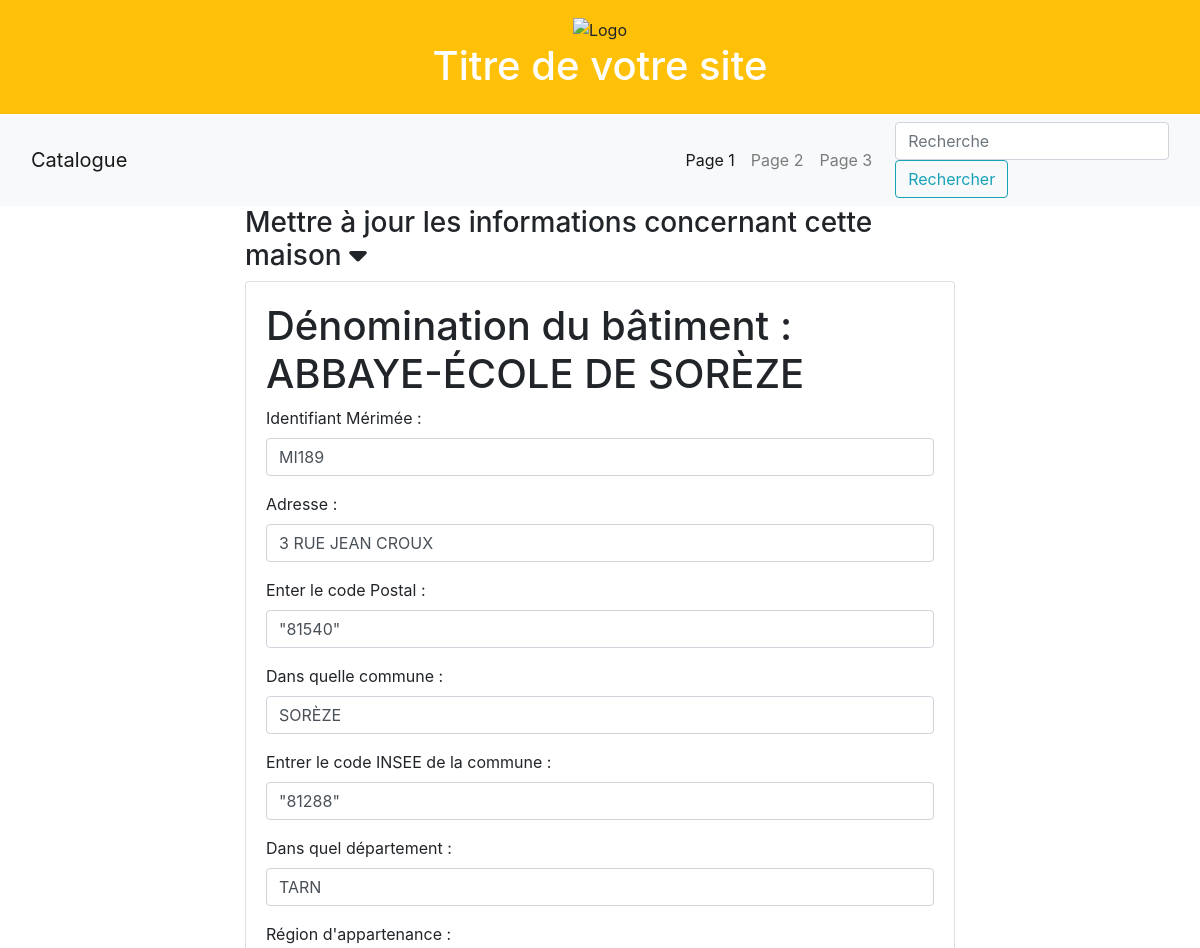
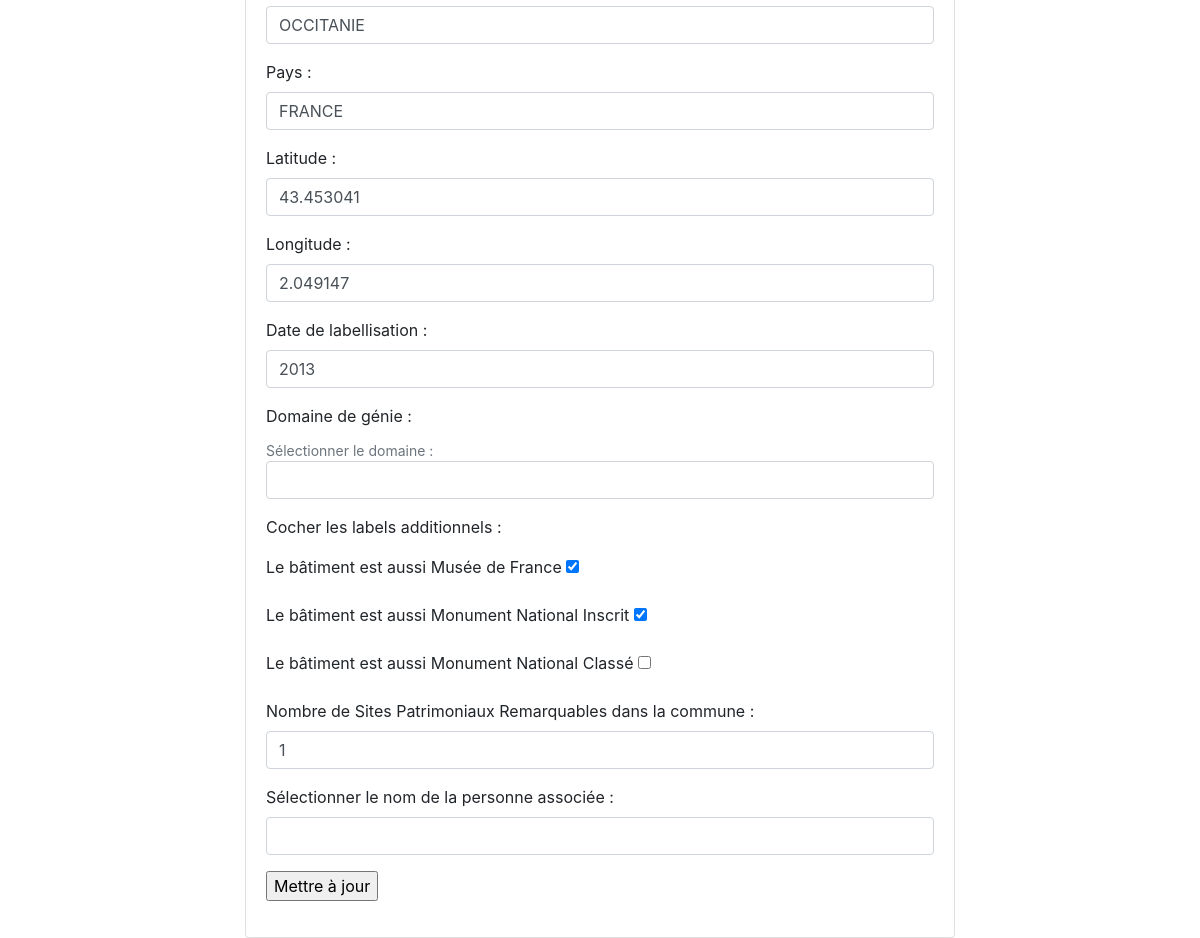
The page /update/maisons/ABBAYE-ÉCOLE DE SORÈZE on the database its author committed (2 pictures, top to bottom).
### appli/app/models/data.py (models this page shows)
class Maisons(db.Model):
    __tablename__ = "maisons"
    id = db.Column(db.String(500), primary_key=True)
    denomination = db.Column(db.String(45))
    code_postal = db.Column(db.String(5))
    dpmt = db.Column(db.String(45))
    region = db.Column(db.String(45))
    adresse = db.Column(db.String(45))
    commune = db.Column(db.String(45))
    code_INSEE = db.Column(db.String(5))
    pays = db.Column(db.String(45))
    date_label = db.Column(db.Integer)
    latitude = db.Column(db.Float)
    longitude = db.Column(db.Float)
    museeFrance = db.Column(db.Boolean)
    monumentsInscrits = db.Column(db.Boolean)
    monumentsClasses = db.Column(db.Boolean)
    nombreSPR = db.Column(db.Integer, nullable=True)
    type = db.Column(db.Enum(Domaine))
    idWikidata = db.Column(
        db.String(20),
        db.ForeignKey('personnes.idWikidata'))
    @staticmethod
    def get_distinct_regions():
        distinct_regions = db.session.query(Maisons.region.distinct()).all()
        return [region[0] for region in distinct_regions]

### appli/app/routes/update.py (the view)
@app.route("/update/maisons/<string:nom_maison>", methods=['GET', 'POST'])
def update_maisons(nom_maison):
    distinct_regions = Maisons.get_distinct_regions()
    donnees= Maisons.query.filter(Maisons.denomination == nom_maison).first()
    form = UpdateMaisons(obj=donnees) #ne prends pas les valeurs pour domaine
    form.nomIllustre.choices = [('','')] + [(personnes.nomIllustre, personnes.nomIllustre) for personnes in Personnes.query.all()]
    form.region.choices = [('','')] + [(region, region) for region in distinct_regions]
    form.type.choices = [('','')] + [(domaine.value, domaine.value) for domaine in Domaine]
    print("Formulaire est-il valide ?", form.validate_on_submit())
    if not form.validate_on_submit():
        app.logger.error("Erreurs de validation du formulaire : %s", form.errors)
    try:
        if form.validate_on_submit():
            id =  clean_arg(request.form.get("id", None))
            adresse =  clean_arg(request.form.get("adresse", None))
            commune =  clean_arg(request.form.get("commune", None))
            code_postal =  clean_arg(request.form.get("code_postal", None))
            code_INSEE =  clean_arg(request.form.get("code_INSEE", None))
            dpmt =  clean_arg(request.form.get("dpmt", None))
            region =  clean_arg(request.form.get("region", None))
            pays =  clean_arg(request.form.get("pays", None))
            latitude =  clean_arg(request.form.get("latitude", None))
            longitude =  clean_arg(request.form.get("longitude", None))
            date_label =  clean_arg(request.form.get("date_label", None))
            type =  clean_arg(request.form.get("type", None))
            museeFrance =  clean_arg(request.form.get("museeFrance", None))
            monumentsInscrits =  clean_arg(request.form.get("monumentsInscrits", None))
            monumentsClasses =  clean_arg(request.form.get("monumentsClasses", None))
            nombreSPR =  clean_arg(request.form.get("nombreSPR", None))
            nomIllustre = clean_arg(request.form.get("nomIllustre", None))
            if nomIllustre:
                id_pers = Personnes.query.filter(Personnes.nomIllustre == nomIllustre).first()
            maison_a_mettre_a_jour = Maisons.query.filter(Maisons.denomination == nom_maison).first()
            if maison_a_mettre_a_jour:
                maison_a_mettre_a_jour.id = id
                maison_a_mettre_a_jour.adresse = adresse
                maison_a_mettre_a_jour.commune = commune
                maison_a_mettre_a_jour.code_postal = code_postal
                maison_a_mettre_a_jour.code_INSEE = code_INSEE
                maison_a_mettre_a_jour.dpmt = dpmt
                maison_a_mettre_a_jour.region = region
                maison_a_mettre_a_jour.pays = pays
                maison_a_mettre_a_jour.latitude = latitude
                maison_a_mettre_a_jour.longitude = longitude
                maison_a_mettre_a_jour.date_label = date_label
                maison_a_mettre_a_jour.type = Domaine.obtenir_clef(type)
                maison_a_mettre_a_jour.museeFrance = True if museeFrance == 'y' else False
                maison_a_mettre_a_jour.monumentsInscrits = True if monumentsInscrits == 'y' else False
                maison_a_mettre_a_jour.monumentsClasses = True if monumentsClasses == 'y' else False
                maison_a_mettre_a_jour.nombreSPR = nombreSPR
                if nomIllustre:
                    pers_a_lier = Personnes.query.filter(Personnes.nomIllustre == nomIllustre).first()
                    maison_a_mettre_a_jour.idWikidata = pers_a_lier.idWikidata
                db.session.commit()
                print("mise à jour effectuée")
                return redirect(url_for('info_maisons', nom_maisons=nom_maison))
            else:
                print("Aucun information sur cette maison.")
    except Exception as e:
        print(f"Une erreur s'est produite : {str(e)}")
        db.session.rollback()
    return render_template("pages/update_maisons.html",
            sous_titre= "Update maisons",
            form=form,
            donnees=donnees)

### appli/app/models/formulaires.py
class UpdateMaisons(FlaskForm):
    id =  StringField("id", validators=[DataRequired()])
    denomination =  StringField("denomination", validators=[])
    code_postal =  StringField("code_postal", validators=[])
    adresse =  StringField("adresse", validators=[])
    commune =  StringField("commune", validators=[])
    dpmt =  StringField("dpmt", validators=[])
    region =  SelectField("region", choices=[], validators=[])
    code_INSEE =  StringField("code_INSEE", validators=[])
    pays =  StringField("pays", validators=[])
    date_label =  StringField("date_label", validators=[])
    latitude =  StringField("latitude", validators=[])
    longitude =  StringField("longitude", validators=[])
    museeFrance =  BooleanField("musee_france", validators=[])
    monumentsInscrits =  BooleanField("monuments_inscrits", validators=[])
    monumentsClasses =  BooleanField("monuments_classes", validators=[])
    nombreSPR =  SelectField("Nombre_SPR", choices=[(None, '')] + [(i, str(i)) for i in range(1, 11)])
    type =  SelectField("type", choices=[], validators = [])
    nomIllustre = SelectField("nomIllustre", choices = [], validators=[])

### appli/app/templates/pages/update_maisons.html
{% extends "partials/conteneur.html" %}
{% block body %}
<div class="container">
    <div class="row">
        <div class="col-sm-2"></div>
        <div class="col-sm-8">
            <h3 data-toggle="collapse" data-target="#collapseExample" aria-expanded="false"
                aria-controls="collapseExample">
                Mettre à jour les informations concernant cette maison <i class="fa-solid fa-caret-down"></i>
        </h3>
            <div class="collapse show" id="collapseExample">
                <div class="card card-body">
                    {% include "partials/formulaires/update_maison.html" %}
                </div>
            </div>
        </div>
        <div class="col-sm-2"></div>
    </div>
</div>
{% endblock %}

### appli/app/templates/partials/formulaires/update_maison.html (shortened to what this page needs)
<form action="{{url_for('update_maisons', nom_maison=donnees.denomination)}}" method="POST" name="update_maisons">
{%if donnees%}
    <div>
       <h1>Dénomination du bâtiment :
        {{donnees.denomination}}</h1>
    </div>
    <div class="form-group">
        <label for="id">Identifiant Mérimée : </label>
        {{ form.id(class_="form-control") }}
    </div>
    <div class="form-group">
        <label for="adresse">Adresse : </label>
        {{ form.adresse(class_="form-control") }}
    </div>
    <div class="form-group">
        <label for="code_postal">Enter le code Postal : </label>
        {{ form.code_postal(class_="form-control") }}
    </div>
    <div class="form-group">
        <label for="commune">Dans quelle commune : </label>
        {{ form.commune(class_="form-control") }}
    </div>
    <div class="form-group">
        <label for="code_INSEE">Entrer le code INSEE de la commune : </label>
        {{ form.code_INSEE(class_="form-control") }}
    </div>
    <div class="form-group">
        <label for="dpmt">Dans quel département : </label>
        {{ form.dpmt(class_="form-control") }}
    </div>
    <div class="form-group">
        <label for="region">Région d'appartenance : </label>
        {{ form.region(class_="form-control") }}
    </div>
    <div class="form-group">
        <label for="pays">Pays : </label>
        {{ form.pays(class_="form-control") }}
    </div>
    <div class="form-group">
        <label for="latitude">Latitude : </label>
        {{ form.latitude(class_="form-control") }}
    </div>
    <div class="form-group">
        <label for="longitude">Longitude : </label>
        {{ form.longitude(class_="form-control") }}
    </div>
    <div class="form-group">
        <label for="date_label">Date de labellisation : </label>
        {{ form.date_label(class_="form-control") }}
    </div>
    <div class="form-group">
        <label for="type">Domaine de génie : </label>
        <small id="type" class="form-text text-muted">Sélectionner le domaine : </small>
        {{ form.type(class_="form-control") }}
    </div>
    <div class="form-group">
        <p>Cocher les labels additionnels : </p>
        <label for="musee_france">Le bâtiment est aussi Musée de France </label>
        {{ form.museeFrance() }}
    </div>
    <div class="form-group">
        <label for="monuments_inscrit">Le bâtiment est aussi Monument National Inscrit </label>
        {{ form.monumentsInscrits() }}
    </div>
    <div class="form-group">
        <label for="monuments_classes">Le bâtiment est aussi Monument National Classé </label>
        {{ form.monumentsClasses() }}
    </div>
    <div class="form-group">
        <label for="nombre_SPR">Nombre de Sites Patrimoniaux Remarquables dans la commune : </label>
        {{ form.nombreSPR(class_="form-control") }}
    </div>
    <div class="form-group">
        <label for="nomIllustre">Sélectionner le nom de la personne associée : </label>
        {{ form.nomIllustre(class_="form-control") }}
    </div>
    {%endif%}
    <p><input type="submit" value="Mettre à jour"></p>
</form>

### rows shown on the page
Maisons: denomination "ABBAYE-ÉCOLE DE SORÈZE", id "MI189", adresse "3 RUE JEAN CROUX", code_postal "\"81540\"", commune "SORÈZE", code_INSEE "\"81288\"", dpmt "TARN", region "OCCITANIE", pays "FRANCE", latitude "43.453041", longitude "2.049147", date_label "2013", museeFrance "☑", monumentsInscrits "☑", nombreSPR "1"
